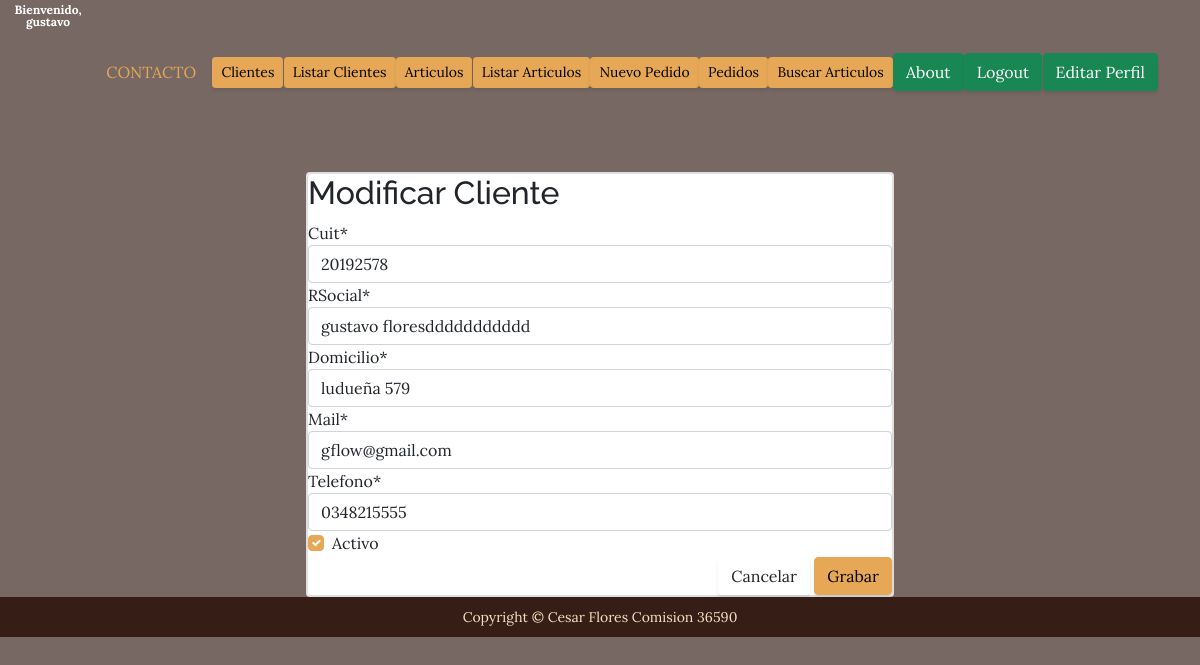
The page /AppPedidos/modificarcliente/1/ (signed in) on the database its author committed.
### AppPedidos/models.py (models this page shows, shortened)
class Clientes(models.Model):
    Cuit=models.CharField(max_length=10)
    RSocial=models.CharField(max_length=40)
    Domicilio=models.CharField(max_length=40)
    Mail=models.EmailField()
    Telefono=models.CharField(max_length=10)
    Activo=models.BooleanField()

### AppPedidos/views.py (the view)
# urls.py: path('modificarcliente/<id>/',views.modificar_cliente, name="modificar_cliente"),
@login_required( login_url="/AppUsuario/Login" )
def modificar_cliente(request, id):
    cliente  = get_object_or_404(Clientes , id = id)
    data = {
         'form': ClienteForm(instance=cliente)
    }
    if request.method == 'POST':
        formulario = ClienteForm (data = request.POST, instance = cliente, files=request.FILES)
        if formulario.is_valid():
            messages.success(request, "Modificacion OK!!")
            formulario.save()
            return redirect(to="listar_clientes")
            data["form"]=formulario
    else :
        print("NO entro al post")
    return render (request, 'clientes/modificarcliente.html', data)

### AppPedidos/forms.py
class ClienteForm(forms.ModelForm):
      class Meta:
        model = Clientes
        fields = '__all__'

### AppPedidos/templates/clientes/modificarcliente.html (shortened to what this page needs)
{%  extends "menu.html"  %}
{% load static %}
{% load crispy_forms_tags %}
{% block bloqueacompletar %}
    <br>
    <br>
    <br>
    <div class="row">
        <div class="col-12 col-md-6 offset-md-3">
            <div class="card">
                <div class="card body">
                <h2>Modificar Cliente</h2>
                <form action="" method="post" enctype="multipart/form-data">
                    {{ form | crispy }}
                    <div class="d-flex justify-content-end">
                        <a class="btn btn-secundary" href="{% url 'listar_clientes'%}">Cancelar</a>
                        <input type="submit" value="Grabar" class="btn btn-primary">
                    </div>
                </form>
            </div>
        </div>
    </div>
</div>
{% endblock %}

### AppPedidos/templates/menu.html (shortened to what this page needs)
<!DOCTYPE html>
<html lang="en">
    <head>
        {% load static %}
        <link href="{% static 'AppPedidos/css/styles.css' %}"  rel="stylesheet" />
    </head>
    <body>
        <header class="badge badge-primary text-wrap" style="width: 6rem;">
            Bienvenido, {{ user.username }}
            <div>
            </div>
        </header>
        <nav class="navbar navbar-light static-top">
            <div class="container">
                <a class="nav-item px-lg-4"><a class="nav-link text-uppercase" href="{% url 'contacto' %}">Contacto</a>
                {% if request.user.is_authenticated %}
                    <a class="btn btn-primary btn-sm" href="{% url 'altaclientes' %}">Clientes</a>
                    <a class="btn btn-primary btn-sm" href="{% url 'listar_clientes' %}">Listar Clientes</a>
                    <a class="btn btn-primary btn-sm" href="{% url 'Alta_Producto' %}">Articulos</a>
                    <a class="btn btn-primary btn-sm" href="{% url 'listar_articulo' %}">Listar Articulos</a>
                    <a class="btn btn-primary btn-sm" href="{% url 'altapedido' %}">Nuevo Pedido</a>
                    <a class="btn btn-primary btn-sm" href="{% url 'pedidos' %}">Pedidos</a>
                    <a class="btn btn-primary btn-sm" href="{% url 'buscararticulo' %}">Buscar Articulos</a>
                    <a class="btn btn-success btn-xs" href="{% url 'about'%}">About</a>
                    <a class="btn btn-success btn-xs" href="{% url 'Logout'%}">Logout</a>
                    <a class="btn btn-success btn-xs" href="{% url 'editarPerfil'%}">Editar Perfil</a>
                {% else %}
                    <a class="btn btn-primary" href="{% url 'Login'%}">Ingresar</a>
                    <a class="btn btn-secundary" href= "{% url 'Register' %}">Registrarse</a>
                {% endif %}
            </div>
        </nav>
        <header >
            {% block bloqueacompletar %}
            {% endblock %}
        </header>
        <div>
            <footer class="footer text-faded text-center py-2">
                <div class="container"><p class="m-0 small">Copyright &copy; Cesar Flores Comision 36590</p></div>
            </footer>
        </div>
    </body>
</html>

### rows shown on the page
Clientes: Cuit "20192578", RSocial "gustavo floresddddddddddd", Domicilio "ludueña 579", Mail "gflow@gmail.com", Telefono "0348215555", Activo "☑"

### other values the page prints
{{ user.username }} "gustavo"
